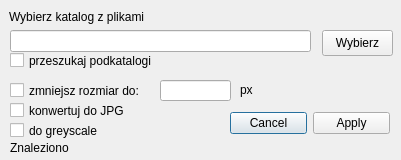
<?xml version="1.0" encoding="UTF-8"?>
<ui version="4.0">
 <class>FCWindow</class>
 <widget class="QDialog" name="FCWindow">
  <property name="geometry">
   <rect>
    <x>0</x>
    <y>0</y>
    <width>401</width>
    <height>160</height>
   </rect>
  </property>
  <property name="sizePolicy">
   <sizepolicy hsizetype="Fixed" vsizetype="Fixed">
    <horstretch>0</horstretch>
    <verstretch>0</verstretch>
   </sizepolicy>
  </property>
  <property name="minimumSize">
   <size>
    <width>401</width>
    <height>160</height>
   </size>
  </property>
  <property name="maximumSize">
   <size>
    <width>401</width>
    <height>160</height>
   </size>
  </property>
  <property name="baseSize">
   <size>
    <width>401</width>
    <height>160</height>
   </size>
  </property>
  <property name="windowTitle">
   <string>FCWindow</string>
  </property>
  <property name="sizeGripEnabled">
   <bool>false</bool>
  </property>
  <widget class="QLabel" name="label">
   <property name="geometry">
    <rect>
     <x>9</x>
     <y>9</y>
     <width>153</width>
     <height>16</height>
    </rect>
   </property>
   <property name="text">
    <string>Wybierz katalog z plikami</string>
   </property>
  </widget>
  <widget class="QCheckBox" name="checkBox_subdirs">
   <property name="geometry">
    <rect>
     <x>10</x>
     <y>50</y>
     <width>171</width>
     <height>21</height>
    </rect>
   </property>
   <property name="text">
    <string>przeszukaj podkatalogi</string>
   </property>
  </widget>
  <widget class="QCheckBox" name="checkBox_resize">
   <property name="geometry">
    <rect>
     <x>10</x>
     <y>80</y>
     <width>147</width>
     <height>21</height>
    </rect>
   </property>
   <property name="text">
    <string>zmniejsz rozmiar do:</string>
   </property>
  </widget>
  <widget class="QLineEdit" name="lineEdit_size">
   <property name="geometry">
    <rect>
     <x>160</x>
     <y>80</y>
     <width>71</width>
     <height>21</height>
    </rect>
   </property>
  </widget>
  <widget class="QCheckBox" name="checkBox_2JPG">
   <property name="geometry">
    <rect>
     <x>10</x>
     <y>100</y>
     <width>129</width>
     <height>21</height>
    </rect>
   </property>
   <property name="text">
    <string>konwertuj do JPG</string>
   </property>
  </widget>
  <widget class="QDialogButtonBox" name="buttonBox">
   <property name="geometry">
    <rect>
     <x>230</x>
     <y>110</y>
     <width>160</width>
     <height>26</height>
    </rect>
   </property>
   <property name="standardButtons">
    <set>QDialogButtonBox::Apply|QDialogButtonBox::Cancel</set>
   </property>
  </widget>
  <widget class="QLabel" name="label_2">
   <property name="geometry">
    <rect>
     <x>240</x>
     <y>80</y>
     <width>16</width>
     <height>20</height>
    </rect>
   </property>
   <property name="text">
    <string>px</string>
   </property>
  </widget>
  <widget class="QPushButton" name="pushButton_wybierz">
   <property name="geometry">
    <rect>
     <x>322</x>
     <y>30</y>
     <width>71</width>
     <height>26</height>
    </rect>
   </property>
   <property name="text">
    <string>Wybierz</string>
   </property>
   <property name="flat">
    <bool>false</bool>
   </property>
  </widget>
  <widget class="QCheckBox" name="checkBox_greyscale">
   <property name="geometry">
    <rect>
     <x>10</x>
     <y>120</y>
     <width>104</width>
     <height>21</height>
    </rect>
   </property>
   <property name="text">
    <string>do greyscale</string>
   </property>
  </widget>
  <widget class="QLineEdit" name="lineEdit_dir">
   <property name="geometry">
    <rect>
     <x>10</x>
     <y>30</y>
     <width>301</width>
     <height>22</height>
    </rect>
   </property>
  </widget>
  <widget class="QLabel" name="znaleziono">
   <property name="geometry">
    <rect>
     <x>10</x>
     <y>140</y>
     <width>381</width>
     <height>16</height>
    </rect>
   </property>
   <property name="text">
    <string>Znaleziono</string>
   </property>
  </widget>
 </widget>
 <layoutdefault spacing="6" margin="11"/>
 <resources/>
 <connections>
  <connection>
   <sender>checkBox_resize</sender>
   <signal>stateChanged(int)</signal>
   <receiver>lineEdit_size</receiver>
   <slot>setFocus()</slot>
   <hints>
    <hint type="sourcelabel">
     <x>49</x>
     <y>260</y>
    </hint>
    <hint type="destinationlabel">
     <x>195</x>
     <y>260</y>
    </hint>
   </hints>
  </connection>
 </connections>
</ui>
